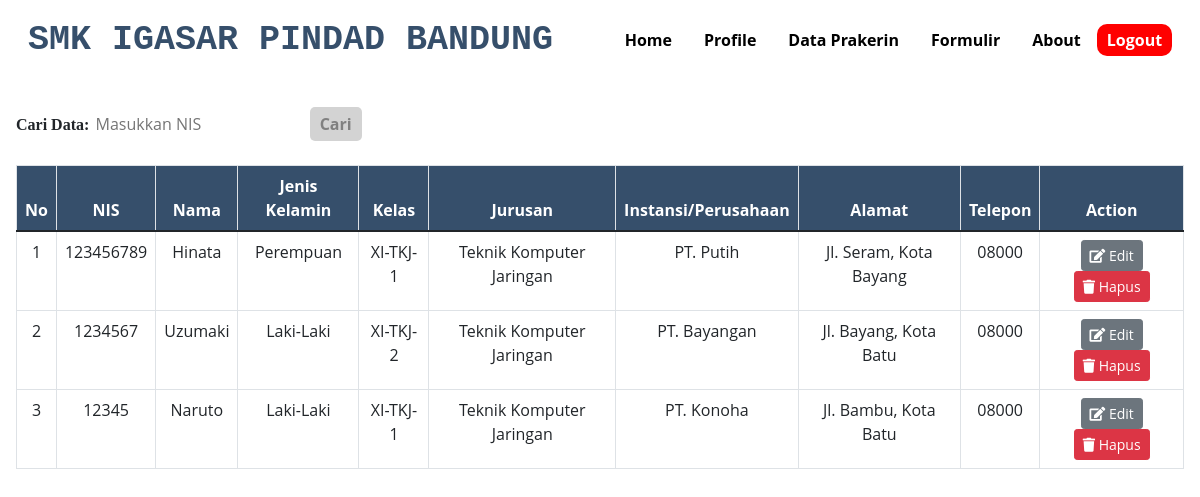
Screenshot of /admin/dataprakerin.php with the database file from the repository.
### tables this page shows
CREATE TABLE `siswa` (
  `id` int(10) NOT NULL,
  `nis` varchar(25) NOT NULL,
  `nama` varchar(30) NOT NULL,
  `jenis_kl` varchar(20) NOT NULL,
  `kelas` varchar(10) NOT NULL,
  `jurusan` varchar(30) NOT NULL,
  `tel` varchar(20) NOT NULL,
  `alamat` varchar(255) NOT NULL,
  `nama_inst` varchar(50) NOT NULL,
  `bidang` varchar(30) NOT NULL,
  `alamat_inst` varchar(255) NOT NULL,
  `tel_inst` varchar(20) NOT NULL
);

### admin/dataprakerin.php (the view, shortened to what this page needs)
<?php
include '../koneksi.php';
?>
<!DOCTYPE html>
<html lang="en">
<head>
    <link rel="stylesheet" type="text/css" href="../bootstrap-5.1.3-dist/css/bootstrap.min.css">
    <link rel="stylesheet" type="text/css" href="../fontawesome-free-5.15.0-web/css/all.min.css">
    <link rel="stylesheet" type="text/css" href="../asset/style.css?v2">
</head>
<body>
<header>
        <nav>
        <div class="logo">SMK IGASAR PINDAD BANDUNG</div>
        <div class="wrapper">
            <div class="menu">
            <ul>
                    <li><a href="utama.php">Home</a></li>
                    <li><a href="profile.php">Profile</a></li>
                    <li><a href="dataprakerin.php">Data Prakerin</a></li>
                    <li><a href="formulir.php">Formulir</a></li>
                    <li><a href="about.php">About</a></li>
                    <li><a href="logout.php" style="color: white; background-color: red; border-radius: 10px; font-weight: bold; border: none; margin-top: 20px; padding: 5px 10px 5px 10px;">Logout</a></li>
                </ul>
            </div>
        </div>
    </nav>
</header>
<article class="card-body"><form method="GET" action="dataprakerin.php" style="text-align: left;">
		<label style="font-family: Trebuchet MS; font-weight: bold;">Cari Data:</label>
		<input type="text" style="border: none; border-radius: 10px; padding:2px;" name="cari" placeholder="Masukkan NIS"
        value="<?php if(isset($_GET['cari'])) { echo $_GET['cari']; } ?>">
		<button type="submit" style="color: grey; background-color: lightgrey; border-radius: 5px; font-weight:
        bold; border: none; margin-top: 10px; padding: 5px 10px 5px 10px;"
        value="cari">Cari</button>
</form>
<br>
<table class="table table-bordered">
<thead>
    <tr>
        <th>No</th>
        <th>NIS</th>
        <th>Nama</th>
        <th>Jenis Kelamin</th>
        <th>Kelas</th>
        <th>Jurusan</th>
        <th>Instansi/Perusahaan</th>
        <th>Alamat</th>
        <th>Telepon</th>
        <th>Action</th>
    </tr>
</thead>
<tbody>
    <?php
    $sql = mysqli_query($conn, "SELECT * FROM siswa ORDER BY nis DESC") or die(mysqli_error($conn));
    if(mysqli_num_rows($sql) > 0)
    {
        $no = 1;
        while($data = mysqli_fetch_assoc($sql))
        {
            echo '
            <tr>
            <td>'.$no.'</td>
            <td>'.$data['nis'].'</td>
            <td>'.$data['nama'].'</td>
            <td>'.$data['jenis_kl'].'</td>
            <td>'.$data['kelas'].'</td>
            <td>'.$data['jurusan'].'</td>
            <td>'.$data['nama_inst'].'</td>
            <td>'.$data['alamat_inst'].'</td>
            <td>'.$data['tel_inst'].'</td>
            <td>
            <a href="edit.php?nis='.$data['nis'].'" class="btn btn-secondary btn-sm"><i class="nav-icon fas fa-edit"></i></i> Edit</a>
            <a href="hapus.php?nis='.$data['nis'].'" class="btn btn-danger btn-sm"><i class="nav-icon fas fa-trash"></i> Hapus</a>
            </td>
            </tr>
            ';
            $no++;
        }
    }
    else
    {
        echo '
        <tr style="text-align: center;">
        <td colspan="6">Tidak ada data.</td>
        </tr>
        ';
    }
    ?>
    </tbody>
</article>
</body>
</html>

### asset/style.css (style rules this page uses)
* { text-decoration: none; margin: 0px; padding: 0px; }
body { margin: 0px; padding: 0px; font-family: 'Open Sans',sans-serif; background-image: url("../asset/gambar/5.jpg"); background-size: cover; background-repeat: no-repeat; background-attachment: fixed; }
.logo { font-size: 35px; font-weight: 800; float: left; font-family: courier; color:#364f6b; margin: auto; text-align: center; }
.wrapper { width: auto; margin: auto; position: relative; }
.menu { float: right; }
nav { width: 100%; margin: auto; display: flex; line-height: 80px; position: relative; top: 0; z-index: 1; border-bottom:1px solid #ffffff; }
nav ul { list-style-type: none; margin: 0; padding: 0; overflow: hidden; }
nav ul li { float: left; }
nav ul li a { color: rgb(0, 0, 0); font-weight: bold; text-align: center; padding: 0px 16px 0px 16px; text-decoration: none; }
* { box-sizing: border-box; }
header { display: inline; }
.table { text-align: center; background-color: rgb(255, 255, 255); }
thead { color: white; background-color: #364f6b; }

### rows the page displays
siswa: nis "123456789", nama "Hinata", jenis_kl "Perempuan", kelas "XI-TKJ-1", jurusan "Teknik Komputer Jaringan", nama_inst "PT. Putih", alamat_inst "Jl. Seram, Kota Bayang", tel_inst "08000"
siswa: nis "1234567", nama "Uzumaki", jenis_kl "Laki-Laki", kelas "XI-TKJ-2", jurusan "Teknik Komputer Jaringan", nama_inst "PT. Bayangan", alamat_inst "Jl. Bayang, Kota Batu", tel_inst "08000"
siswa: nis "12345", nama "Naruto", jenis_kl "Laki-Laki", kelas "XI-TKJ-1", jurusan "Teknik Komputer Jaringan", nama_inst "PT. Konoha", alamat_inst "Jl. Bambu, Kota Batu", tel_inst "08000"
